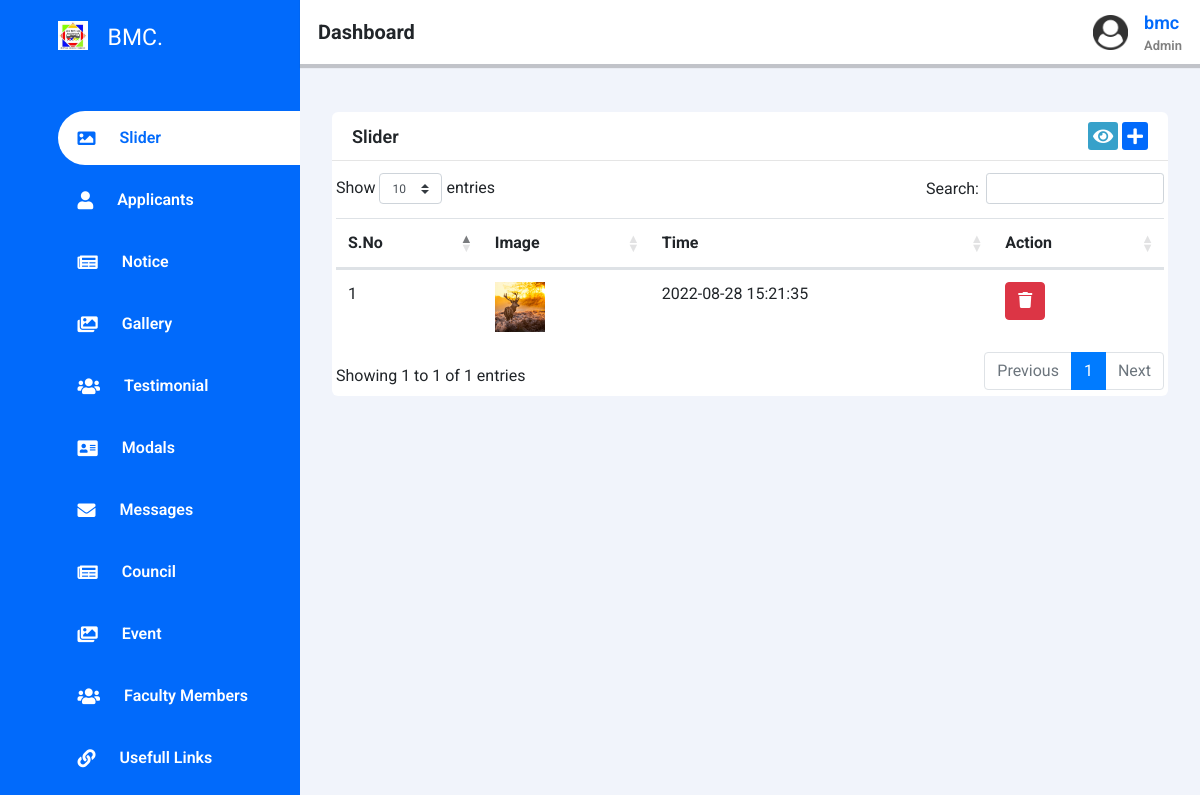
The app's page /admin/content/index.php (signed in) with its own data.
### tables this page shows
CREATE TABLE `slider` (
  `id` int(50) NOT NULL,
  `uid` varchar(100) NOT NULL,
  `image` varchar(100) NOT NULL,
  `inserted` varchar(50) NOT NULL
);

### admin/content/php/viewslider.php (called while the page is built)
<?php
    $viewslider = new query();
    $allslider = $viewslider->RetriveData('slider');
?>

### admin/php/connect.php (called while the page is built, shortened)
<?php
    class Database {
        protected function connect() {
            $this->localhost = 'localhost';
            $this->username = 'root';
            $this->password = '';
            $this->databasename = 'butwal_bmc';
            $connection = new mysqli($this->localhost,$this->username,$this->password,$this->databasename);
            return $connection;
        }
    }
?>

### admin/content/php/mainendpoint.php (called while the page is built, shortened)
<?php
    class query extends Database {
        public function RetriveData($tablename,$array = null) {
            if(isset($tablename)) {
                if($array === null) {
                    $query = "SELECT * FROM $tablename";
                }
                $exe = $this->connect()->query($query);
                $arrays = [];
                if($exe->num_rows > 0) {
                    while($rows = $exe->fetch_assoc()) {
                        $arrays[] = $rows;
                    }
                    return $arrays;
                }else {
                    return $arrays;
                }
            }
        }
    }
?>

### admin/content/components/pages/page1.php (the view, shortened to what this page needs)
<?php include("./php/viewslider.php"); ?>
<div class="mt-5" id="page1">
    <div class="wrapper">
        <div class="top">
            <div class="title">
                <span>Slider</span>
            </div>
            <div class="addWrap">
                <div class="add mr-1" data-toggle="modal" data-target="#displaySlider">
                    <i class="fas fa-eye"></i>
                </div>
                <div class="add1" data-toggle="modal" data-target="#addSlider">
                    <i class="fas fa-plus"></i>
                </div>
            </div>
        </div>
        <hr>
        <div class="bottom p-1 mt-2">
            <table class="table w-100 table-sm-responsive" id="sliderdatas">
                <thead>
                    <tr>
                        <th>S.No</th>
                        <th>Image</th>
                        <th>Time</th>
                        <th>Action</th>
                    </tr>
                </thead>
                <tbody>
                    <?php
                        if(count($allslider) > 0) {
                            $counter = 1;
                            $allslider = array_reverse($allslider);
                            foreach($allslider as $item) {
                                ?>
                                    <tr>
                                        <td><?php echo $counter; ?></td>
                                        <td>
                                            <div class="img" style="width:50px;height:50px;border-radius:9px">
                                                <img src="./assets/img/slider/<?php echo $item['image']; ?>" alt=""
                                                    style="width:100%;height:100%;object-fit:cover;"
                                                />
                                            </div>
                                        </td>
                                        <td id="slidermoment<?php echo $item['uid'] ?>">
                                            <?php echo $item['inserted']; ?>
                                        </td>
                                        <td><button data-toggle="modal" data-target="#deleteslider<?php echo $item['uid']; ?>" class="btn btn-md btn-danger"><i class="fas fa-trash"></i></button></td>
                                    </tr>
                                <?php
                                $counter++;
                            }
                        }
                    ?>
                </tbody>
            </table>
        </div>
    </div>
</div>

### admin/content/assets/css/index.css (style rules this page uses)
* { padding: 0; margin: 0; box-sizing: border-box; font-family: "Roboto", sans-serif; }
:root { --main-text-color: #016afb; }
body, html { overflow-x: hidden; }
#content-wrapper .pages #page1 .wrapper { background: white; border-radius: 6px; margin: 2em; }
#content-wrapper .pages #page1 .wrapper hr { margin: 0; }
#content-wrapper .pages #page1 .wrapper .top { display: flex; justify-content: space-between; align-items: center; padding: 10px 20px; }
#content-wrapper .pages #page1 .wrapper .top .title span { font-size: 18px; font-weight: 600; }
#content-wrapper .pages #page1 .wrapper .top .addWrap { display: flex; justify-content: space-around; align-items: center; }
#content-wrapper .pages #page1 .wrapper .top .addWrap .add, #content-wrapper .pages #page1 .wrapper .top .addWrap .add1 { background: var(--main-text-color); cursor: pointer; border-radius: 3px; }
#content-wrapper .pages #page1 .wrapper .top .addWrap .add i, #content-wrapper .pages #page1 .wrapper .top .addWrap .add1 i { font-size: 18px; color: white; padding: 5px 5px; }
#content-wrapper .pages #page1 .wrapper .top .addWrap .add { background: rgb(55, 161, 202); }

### records on screen
slider: image (picture), inserted "2022-08-28 15:21:35"

### other values on screen
$_SESSION['ipvx-bmc-username'] "bmc"
